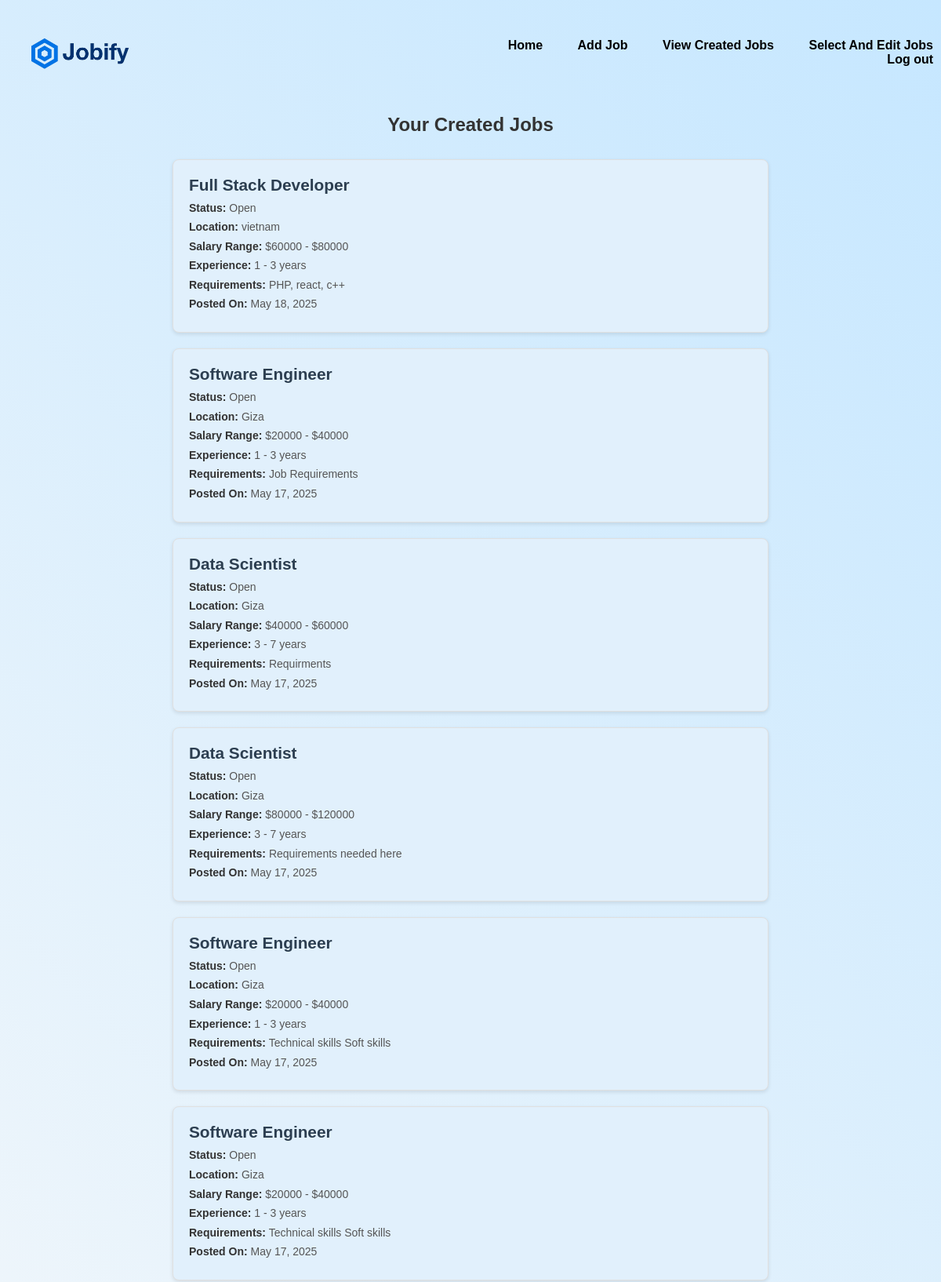
The page /viewCreatedJobs/ (signed in, upper part) on the database as committed earlier.
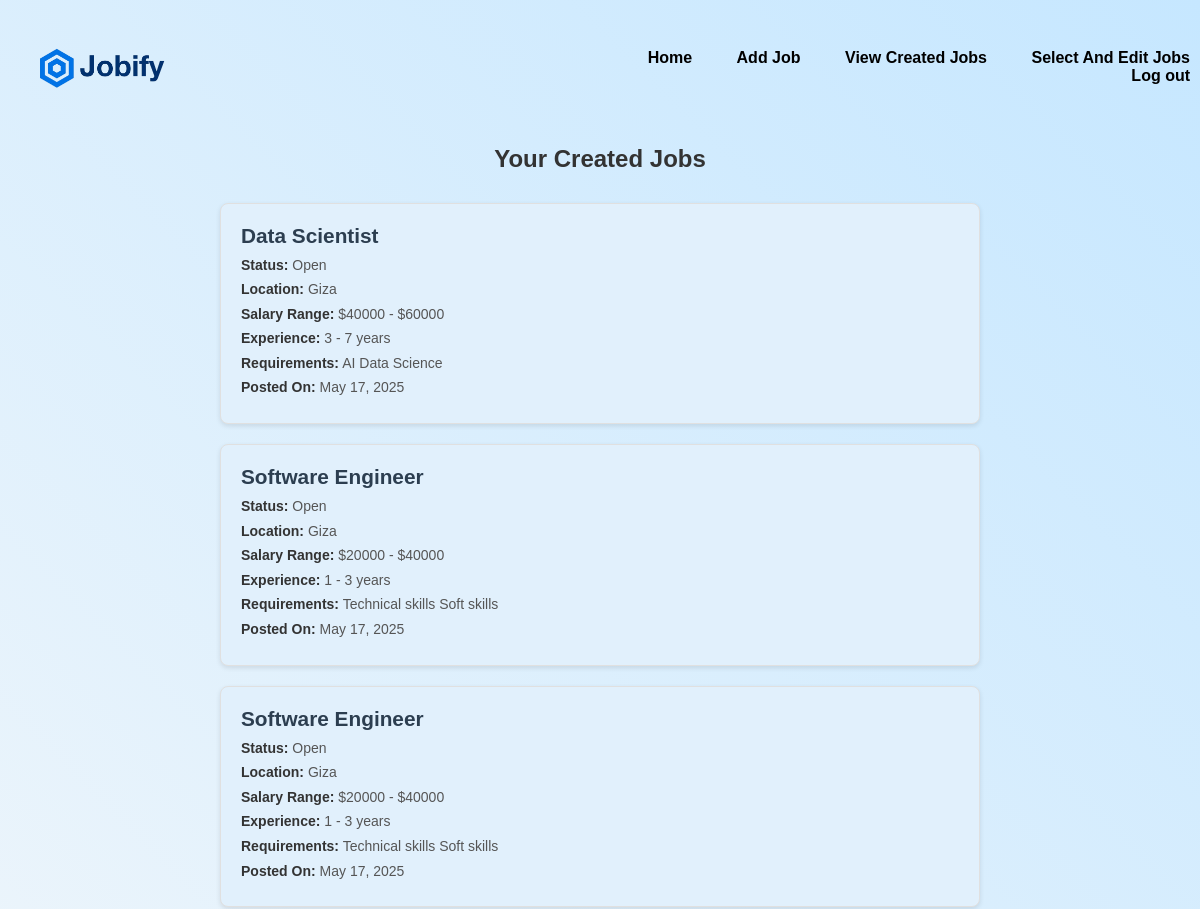
The same page on the database as committed later.
### base/models.py (models this page shows, shortened)
class Job(models.Model):
    STATUS_CHOICES = [
        ('Open', 'Open'),
        ('Closed', 'Closed'),
    ]
    employer = models.ForeignKey(User, on_delete=models.CASCADE, related_name='posted_jobs')
    title = models.CharField(max_length=200)
    description = models.TextField()
    min_experience = models.IntegerField(default=0, null = False)  # New: For filtering
    max_experience = models.IntegerField(default=1, null = False)   # New
    min_salary = models.IntegerField(default=0, null = False)      # New: Replace CharField
    max_salary = models.IntegerField(default=0, null = False)      # New
    requirements = models.TextField()
    location = models.CharField(max_length=200)
    status = models.CharField(max_length=10, choices=STATUS_CHOICES, default='Open')  # New
    datePosted = models.DateTimeField(auto_now_add=True)
    updateDate = models.DateTimeField(auto_now=True)
    class Meta:
        ordering = ['-updateDate', '-datePosted']

### base/views.py (the view)
# urls.py: path('viewCreatedJobs/', views.viewCreatedJobs, name='viewCreatedJobs'),
@login_required(login_url='login')
def viewCreatedJobs(request):
    if not request.user.is_admin:
        messages.error(request, "Unauthorized access")
        return redirect('home')
    jobs = Job.objects.filter(employer=request.user).order_by('-datePosted')
    return render(request, 'base/viewCreatedJobs.html', {'jobs': jobs})

### base/templates/base/viewCreatedJobs.html (shortened to what this page needs)
{% extends "main.html" %}
{% load static %}
{% block styles %}
    <link rel="stylesheet" href="{% static 'css/global.css' %}" />
    <link rel="stylesheet" href="{% static 'css/viewCreatedJobs.css' %}" />
{% endblock styles%}
{% block content %}
        <div class="jobs-container">
            <h2>Your Created Jobs</h2>
            {% if jobs %}
                <ul class="job-list">
                    {% for job in jobs %}
                        <li class="job-item">
                            <h3>{{ job.title }}</h3>
                            <div class="job-details">
                                <p><strong>Status:</strong> <span class="status-{{ job.status|lower }}">{{ job.status }}</span></p>
                                <p><strong>Location:</strong> {{ job.location }}</p>
                                <p><strong>Salary Range:</strong> ${{ job.min_salary }} - ${{ job.max_salary }}</p>
                                <p><strong>Experience:</strong> {{ job.min_experience }} - {{ job.max_experience }} years</p>
                                <p><strong>Requirements:</strong> {{ job.requirements|truncatewords:15 }}</p>
                                <p><strong>Posted On:</strong> {{ job.datePosted|date:"M d, Y" }}</p>
                            </div>
                        </li>
                    {% endfor %}
                </ul>
            {% else %}
                <p class="no-jobs">You haven't posted any jobs yet.</p>
            {% endif %}
        </div>
{% endblock content %}

Rows that differ between the two databases and show on the page:
removed Job: title "Full Stack Developer", status "Open", location "vietnam", min_salary "60000", max_salary "80000", min_experience "1", max_experience "3", requirements "PHP, react, c++", datePosted "May 18, 2025"
removed Job: title "Software Engineer", status "Open", location "Giza", min_salary "20000", max_salary "40000", min_experience "1", max_experience "3", requirements "Job Requirements", datePosted "May 17, 2025"
removed Job: title "Data Scientist", status "Open", location "Giza", min_salary "80000", max_salary "120000", min_experience "3", max_experience "7", requirements "Requirements needed here", datePosted "May 17, 2025"
changed Job "Data Scientist": requirements "Requirments" → "AI Data Science"
